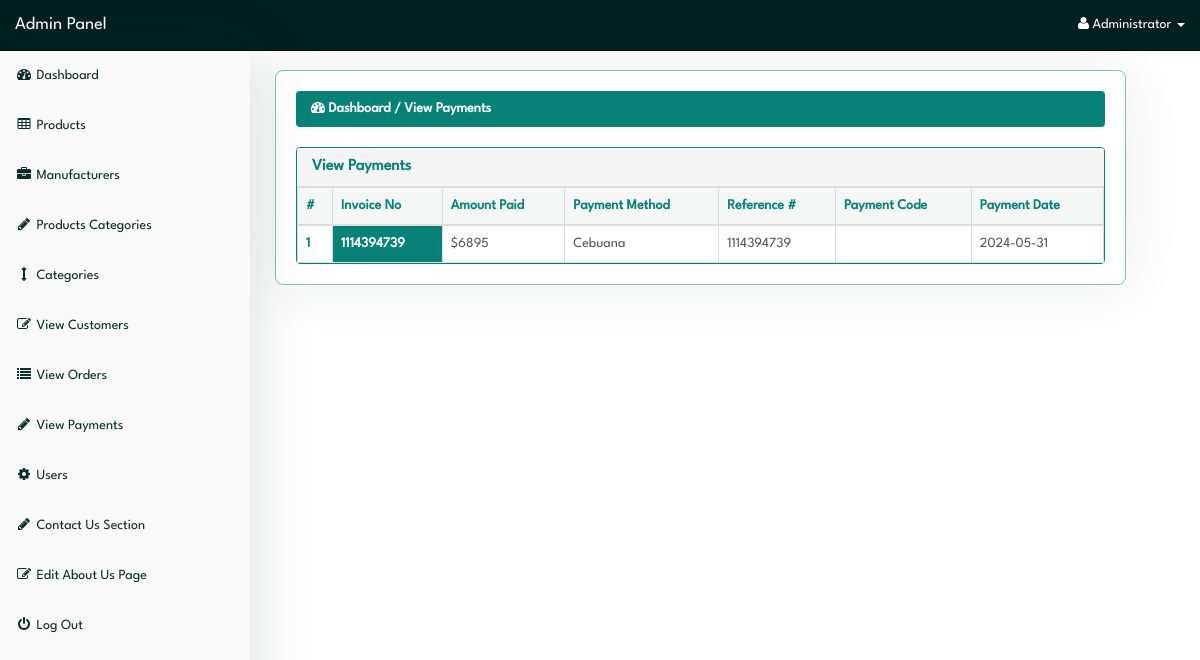
/admin/index.php?view_payments (signed in), run on the app's committed database.
### tables this page shows
CREATE TABLE `payments` (
  `payment_id` int(10) NOT NULL,
  `invoice_no` int(10) NOT NULL,
  `amount` int(10) NOT NULL,
  `payment_mode` text NOT NULL,
  `ref_no` int(10) NOT NULL,
  `payment_date` text NOT NULL
);

### admin/view_payments.php (the view, shortened to what this page needs)
<?php
if(!isset($_SESSION['admin_email'])){
echo "<script>window.open('login.php','_self')</script>";
}
else {
?>
<div class="row">
  <div class="col-lg-12">
    <ol class="breadcrumb">
      <li class="active">
        <i class="fa fa-dashboard"></i> Dashboard / View Payments
      </li>
    </ol>
  </div>
</div>
<div class="row">
  <div class="col-lg-12">
    <div class="panel panel-default">
      <div class="panel-heading">
        <h3 class="panel-title">
          View Payments
        </h3>
      </div>
      <div class="panel-body">
        <div class="table-responsive">
          <table class="table table-hover table-bordered table-striped">
            <thead>
              <tr>
                <th>#</th>
                <th>Invoice No</th>
                <th>Amount Paid</th>
                <th>Payment Method</th>
                <th>Reference #</th>
                <th>Payment Code</th>
                <th>Payment Date</th>
              </tr>
            </thead>
            <tbody>
              <?php
$i = 0;
$get_payments = "select * from payments";
$run_payments = mysqli_query($con,$get_payments);
while($row_payments = mysqli_fetch_array($run_payments)){
$invoice_no = $row_payments['invoice_no'];
$amount = $row_payments['amount'];
$payment_mode = $row_payments['payment_mode'];
$ref_no = $row_payments['ref_no'];
$code = $row_payments['code'];
$payment_date = $row_payments['payment_date'];
$i++;
?>
              <tr>
                <td><?php echo $i; ?></td>
                <td style="color: white; font-weight: bold; background-color: #088178">
                  <?php echo $invoice_no; ?></td>
                <td>$<?php echo $amount; ?></td>
                <td><?php echo $payment_mode; ?></td>
                <td><?php echo $ref_no; ?></td>
                <td><?php echo $code; ?></td>
                <td><?php echo $payment_date; ?></td>
              </tr>
              <?php } ?>
            </tbody>
          </table>
        </div>
      </div>
    </div>
  </div>
</div>
<?php } ?>

### admin/index.php (shortened to what this page needs)
<?php
include("includes/db.php");
if(!isset($_SESSION['admin_email'])){
  echo "<script>window.open('login.php','_self')</script>";
} else {
  $admin_session = $_SESSION['admin_email'];
  $get_admin = "select * from admins  where admin_email='$admin_session'";
  $run_admin = mysqli_query($con,$get_admin);
  $row_admin = mysqli_fetch_array($run_admin);
  $admin_name = $row_admin['admin_name'];
?>
<!DOCTYPE html>
<html>
<head>
  <link href="css/bootstrap.min.css" rel="stylesheet">
  <link href="css/style.css" rel="stylesheet">
  <link href="font-awesome/css/font-awesome.min.css" rel="stylesheet">
</head>
<body>
  <div id="wrapper">
    <?php include("includes/sidebar.php");  ?>
    <div id="page-wrapper">
      <div class="container-fluid">
        <?php
          foreach ($pages as $param => $file) {
              if (isset($_GET[$param])) {
                  include($file);
                  break;
              }
          }
        ?>
      </div>
    </div>
  </div>
</body>
</html>
<?php } ?>

### admin/includes/sidebar.php (shortened to what this page needs)
<?php
if(!isset($_SESSION['admin_email'])){
echo "<script>window.open('login.php','_self')</script>";
}
else {
?>
<nav class="navbar navbar-inverse navbar-fixed-top">
  <div class="navbar-header">
    <a class="navbar-brand" href="index.php?dashboard">Admin Panel</a>
  </div>
  <ul class="nav navbar-right top-nav">
    <li class="dropdown">
      <a href="#" class="dropdown-toggle" data-toggle="dropdown">
        <i class="fa fa-user"></i>
        <?php echo $admin_name; ?> <b class="caret"></b>
      </a>
    </li>
  </ul>
  <div class="collapse navbar-collapse navbar-ex1-collapse">
    <ul class="nav navbar-nav side-nav">
      <li>
        <a href="index.php?dashboard">
          <i class="fa fa-fw fa-dashboard"></i> Dashboard
        </a>
      </li>
      <li>
        <a href="#" data-toggle="collapse" data-target="#products">
          <i class="fa fa-fw fa-table"></i> Products
        </a>
      </li>
      <li>
        <a href="#" data-toggle="collapse" data-target="#manufacturers">
          <i class="fa fa-fw fa-briefcase"></i> Manufacturers
        </a>
      </li>
      <li>
        <a href="#" data-toggle="collapse" data-target="#p_cat">
          <i class="fa fa-fw fa-pencil"></i> Products Categories
        </a>
      </li>
      <li>
        <a href="#" data-toggle="collapse" data-target="#cat">
          <i class="fa fa-fw fa-arrows-v"></i> Categories
        </a>
      </li>
      <li>
        <a href="index.php?view_customers">
          <i class="fa fa-fw fa-edit"></i> View Customers
        </a>
      </li>
      <li>
        <a href="index.php?view_orders">
          <i class="fa fa-fw fa-list"></i> View Orders
        </a>
      </li>
      <li>
        <a href="index.php?view_payments">
          <i class="fa fa-fw fa-pencil"></i> View Payments
        </a>
      </li>
      <li>
        <a href="#" data-toggle="collapse" data-target="#users">
          <i class="fa fa-fw fa-gear"></i> Users
        </a>
      </li>
      <li>
        <a href="#" data-toggle="collapse" data-target="#contact_us">
          <i class="fa fa-fw fa-pencil"> </i> Contact Us Section
        </a>
      </li>
      <li>
        <a href="index.php?edit_about_us">
          <i class="fa fa-fw fa-edit"></i> Edit About Us Page
        </a>
      </li>
      <li>
        <a href="logout.php">
          <i class="fa fa-fw fa-power-off"></i> Log Out
        </a>
      </li>
    </ul>
  </div>
</nav>
<?php } ?>

### admin/css/style.css (style rules this page uses)
:root { --p-clr-100: #088178; --p-clr-200: #ff4015; --p-clr-300: #0000d3; --p-clr-400: #ffb222; --p-clr-500: #0097d3; --p-clr-600: #00ad4e; --p-clr-700: #3a0080; --n-clr-100: #fefefe; --n-clr-200: #f9f9f9; --n-clr-300: #0a2e28; --n-clr-400: #012120; }
*, *::before, *::after { margin: 0; padding: 0; box-sizing: border-box; }
h1, h2, h3, h4, h5, h6 { font-weight: 600; }
body { font-family: 'LeagueSpartan-Regular', Helvetica, Arial, sans-serif; margin-top: 100px; }
@media (min-width: 768px) { body { margin-top: 50px; } }
#wrapper { padding-top: 1rem; padding-left: 255px; }
#page-wrapper { width: 90%; margin-top: 1rem; margin-left: 2rem; border-radius: 8px; border: 1px solid #08817980; box-shadow: 0 0 60px #0a2e2817; }
#page-wrapper .container-fluid { padding: 0; margin: 0; width: 100%; padding: 2rem; }
.top-nav { padding: 0 15px; }
.top-nav > li { display: inline-block; float: left; }
.top-nav > li > a { padding-top: 15px; padding-bottom: 15px; line-height: 20px; color: var(--n-clr-100); }
.navbar-inverse .navbar-nav > li > a { color: var(--n-clr-300); }
.navbar { background-color: var(--n-clr-400); }
.navbar .navbar-header a { color: white; }
.side-nav { position: fixed; top: 51px; width: 250px; border-radius: 0; overflow-y: auto; background-color: var(--n-clr-200); bottom: 0; overflow-x: hidden; padding-bottom: 40px; display: flex; align-items: center; justify-content: flex-start; flex-direction: column; box-shadow: 0 0 60px #0a2e2826; }
.side-nav > li, .side-nav > li > a { width: 100%; }
.row .col-lg-12 .panel { margin: 0; border: 0; }
.panel-body { border-radius: 5px; }
.container-fluid .row .col-lg-12 .breadcrumb { background-color: var(--p-clr-100); }
.container-fluid .row .col-lg-12 .breadcrumb li { color: var(--n-clr-100); font-weight: 600; }
.panel { border: 0; border: 1px solid var(--p-clr-100) !important; }
.panel-default .panel-title { color: #088178; }
.panel-default .panel-body { padding: 0; }
.panel-body .table-responsive .table { margin: 0; }
.table { border-collapse: collapse; }
.table-responsive .table thead tr th, .table-responsive .table tbody tr td:nth-child(1) { color: var(--p-clr-100); font-weight: bold; }
.table-responsive .table thead tr, .table-responsive .table tbody tr:nth-child(even) { background-color: #0b3a370a; }
.table-responsive .table tbody tr:nth-child(odd) { background: none; }
.table-responsive .table tbody tr { border: 0; border: 1px solid #08817950; color: #555; cursor: pointer; }

### data on the page
payments: invoice_no "1114394739", amount "6895", payment_mode "Cebuana", ref_no "1114394739", payment_date "2024-05-31"

### other printed values
$admin_name "Administrator"
